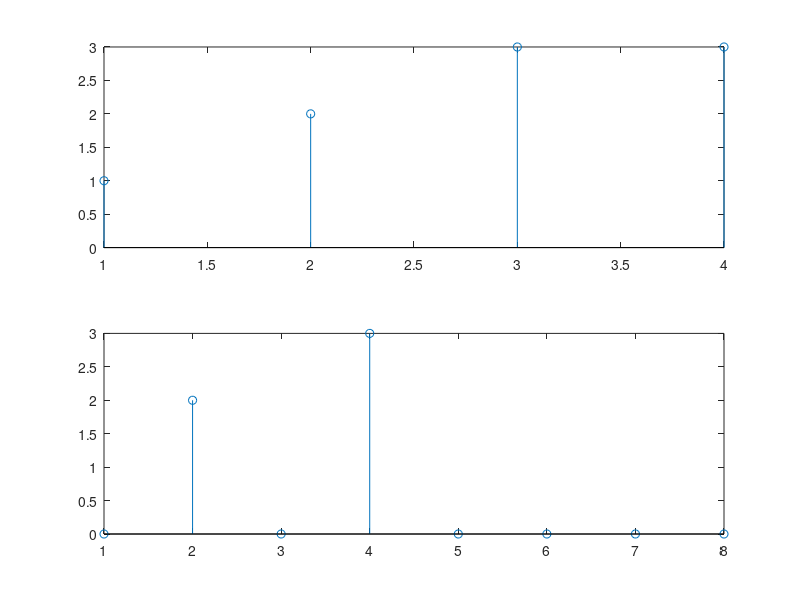

Write the MATLAB code that produced this figure.
x=[1 2 3 3 ];
n=1:4;

l=2;
n1=l*n;
y(1)=0;
for i=n1
    if(i<=size(x,2))
    y(i)=x(i);
    else
        y(i)=0;
    end
end

subplot(2,1,1);
stem(x);
subplot(2,1,2);
stem(y);

